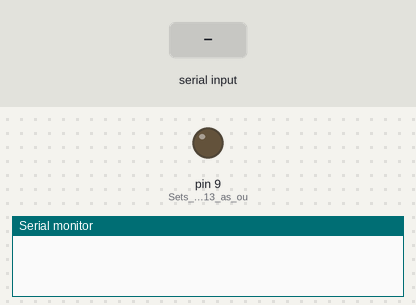
Recording of a sketch running on a simulated Arduino Uno, built with avr-gcc and run on an emulated ATmega328P. Parts: output pins drawn as LEDs (lit = HIGH), the last lines printed to the serial monitor. The test bench sets the inputs (shaded band).

Above: at 1.2 s.
1.3 s: "1\n" received over Serial
At 2.6 s:
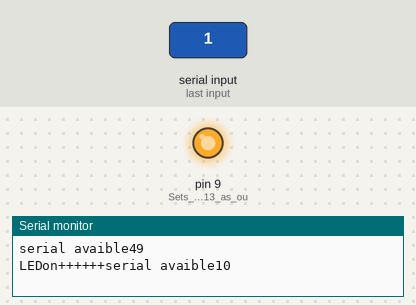
4.3 s: byte 48 ('0') received over Serial
At 4.9 s:
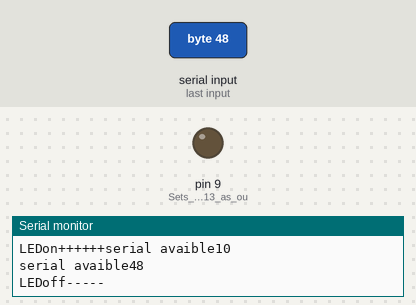
Timing chart, 0 to 7.3 s (numbered marks = the images above; inputs shaded):
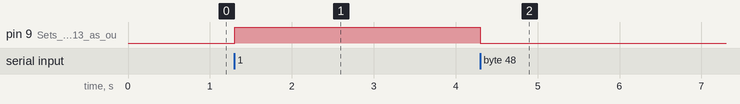

Measured:
- after the input at 1.3 s, pin 9 (Sets_digital_pin_13_as_ou): LOW → HIGH at once
- after the input at 4.3 s, pin 9 (Sets_digital_pin_13_as_ou): HIGH → LOW at once

The sketch:

15_bluetooth.ino
```cpp
  int Incoming_value = 0;                //Variable for storing Incoming_value
void setup()
{
  Serial.begin(9600);         //Sets the data rate in bits per second (baud) for serial data transmission
  pinMode(9, OUTPUT);        //Sets digital pin 13 as output pin
}
void loop()
{
  if(Serial.available() > 0)

  {
    Serial.print("serial avaible");
    Incoming_value = Serial.read();      //Read the incoming data and store it into variable Incoming_value
    Serial.print(Incoming_value);        //Print Value of Incoming_value in Serial monitor
    Serial.print("\n");        //New line
    if(Incoming_value == '1')  {          //Checks whether value of Incoming_value is equal to 1
      digitalWrite(9, HIGH);  //If value is 1 then LED turns ON
      Serial.print("LEDon++++++");}
    else if(Incoming_value == '0'){    //Checks whether value of Incoming_value is equal to 0
      digitalWrite(9, LOW);   //If value is 0 then LED turns OFF
      Serial.print("LEDoff-----");
  }

}
}
```
